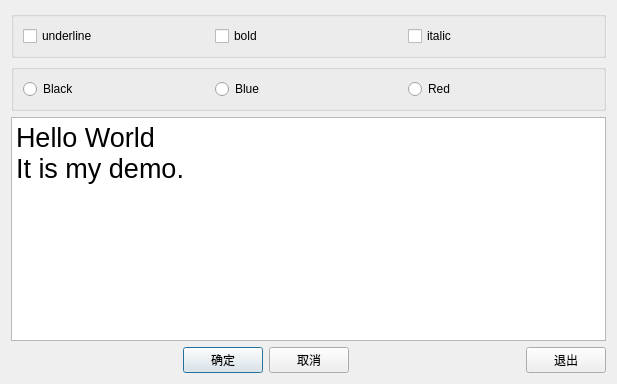
<?xml version="1.0" encoding="UTF-8"?>
<ui version="4.0">
 <class>Dialog</class>
 <widget class="QDialog" name="Dialog">
  <property name="geometry">
   <rect>
    <x>0</x>
    <y>0</y>
    <width>617</width>
    <height>384</height>
   </rect>
  </property>
  <property name="windowTitle">
   <string>Dialog by Designer</string>
  </property>
  <layout class="QVBoxLayout" name="verticalLayout">
   <item>
    <widget class="QGroupBox" name="groupBox">
     <property name="title">
      <string/>
     </property>
     <layout class="QHBoxLayout" name="horizontalLayout_3">
      <item>
       <widget class="QCheckBox" name="chkBoxUnder">
        <property name="text">
         <string>underline</string>
        </property>
       </widget>
      </item>
      <item>
       <widget class="QCheckBox" name="checkBoxBold">
        <property name="text">
         <string>bold</string>
        </property>
       </widget>
      </item>
      <item>
       <widget class="QCheckBox" name="chkBoxItalic">
        <property name="text">
         <string>italic</string>
        </property>
       </widget>
      </item>
     </layout>
    </widget>
   </item>
   <item>
    <widget class="QGroupBox" name="horizontalGroupBox_2">
     <layout class="QHBoxLayout" name="horizontalLayout_2">
      <item>
       <widget class="QRadioButton" name="rBtnBlack">
        <property name="text">
         <string>Black</string>
        </property>
       </widget>
      </item>
      <item>
       <widget class="QRadioButton" name="rBtnBlue">
        <property name="text">
         <string>Blue</string>
        </property>
       </widget>
      </item>
      <item>
       <widget class="QRadioButton" name="rBtnRed">
        <property name="text">
         <string>Red</string>
        </property>
       </widget>
      </item>
     </layout>
    </widget>
   </item>
   <item>
    <widget class="QPlainTextEdit" name="txtEdit">
     <property name="font">
      <font>
       <pointsize>20</pointsize>
      </font>
     </property>
     <property name="plainText">
      <string>Hello World
It is my demo.</string>
     </property>
    </widget>
   </item>
   <item>
    <layout class="QHBoxLayout" name="horizontalLayout">
     <item>
      <spacer name="horizontalSpacer">
       <property name="orientation">
        <enum>Qt::Orientation::Horizontal</enum>
       </property>
       <property name="sizeHint" stdset="0">
        <size>
         <width>40</width>
         <height>20</height>
        </size>
       </property>
      </spacer>
     </item>
     <item>
      <widget class="QPushButton" name="btnOK">
       <property name="text">
        <string>确定</string>
       </property>
      </widget>
     </item>
     <item>
      <widget class="QPushButton" name="btnCancel">
       <property name="text">
        <string>取消</string>
       </property>
      </widget>
     </item>
     <item>
      <spacer name="horizontalSpacer_2">
       <property name="orientation">
        <enum>Qt::Orientation::Horizontal</enum>
       </property>
       <property name="sizeHint" stdset="0">
        <size>
         <width>40</width>
         <height>20</height>
        </size>
       </property>
      </spacer>
     </item>
     <item>
      <widget class="QPushButton" name="btnClose">
       <property name="text">
        <string>退出</string>
       </property>
      </widget>
     </item>
    </layout>
   </item>
  </layout>
 </widget>
 <resources/>
 <connections>
  <connection>
   <sender>btnOK</sender>
   <signal>clicked()</signal>
   <receiver>Dialog</receiver>
   <slot>accept()</slot>
   <hints>
    <hint type="sourcelabel">
     <x>233</x>
     <y>366</y>
    </hint>
    <hint type="destinationlabel">
     <x>126</x>
     <y>370</y>
    </hint>
   </hints>
  </connection>
  <connection>
   <sender>btnCancel</sender>
   <signal>clicked()</signal>
   <receiver>Dialog</receiver>
   <slot>reject()</slot>
   <hints>
    <hint type="sourcelabel">
     <x>332</x>
     <y>363</y>
    </hint>
    <hint type="destinationlabel">
     <x>398</x>
     <y>367</y>
    </hint>
   </hints>
  </connection>
  <connection>
   <sender>btnClose</sender>
   <signal>clicked()</signal>
   <receiver>Dialog</receiver>
   <slot>close()</slot>
   <hints>
    <hint type="sourcelabel">
     <x>561</x>
     <y>365</y>
    </hint>
    <hint type="destinationlabel">
     <x>487</x>
     <y>358</y>
    </hint>
   </hints>
  </connection>
 </connections>
</ui>
